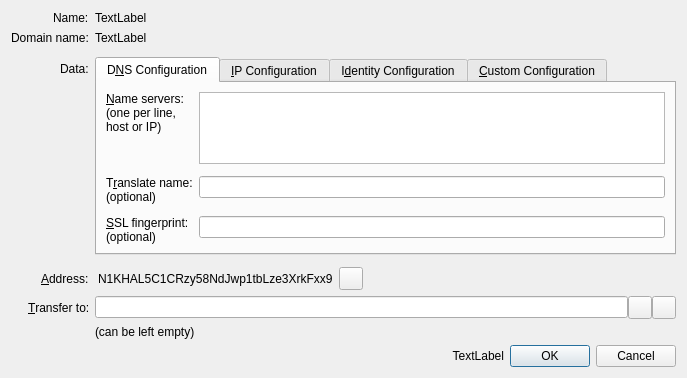
<?xml version="1.0" encoding="UTF-8"?>
<ui version="4.0">
 <class>ConfigureNameDialog</class>
 <widget class="QDialog" name="ConfigureNameDialog">
  <property name="geometry">
   <rect>
    <x>0</x>
    <y>0</y>
    <width>687</width>
    <height>369</height>
   </rect>
  </property>
  <property name="sizePolicy">
   <sizepolicy hsizetype="Preferred" vsizetype="Preferred">
    <horstretch>0</horstretch>
    <verstretch>0</verstretch>
   </sizepolicy>
  </property>
  <property name="windowTitle">
   <string>Configure Name</string>
  </property>
  <layout class="QVBoxLayout" name="verticalLayout">
   <item>
    <layout class="QFormLayout" name="formLayout">
     <property name="fieldGrowthPolicy">
      <enum>QFormLayout::AllNonFixedFieldsGrow</enum>
     </property>
     <property name="labelAlignment">
      <set>Qt::AlignRight|Qt::AlignTrailing|Qt::AlignVCenter</set>
     </property>
     <item row="1" column="0">
      <widget class="QLabel" name="label_2">
       <property name="text">
        <string>Name:</string>
       </property>
      </widget>
     </item>
     <item row="1" column="1">
      <widget class="QLabel" name="labelName">
       <property name="text">
        <string notr="true">TextLabel</string>
       </property>
      </widget>
     </item>
     <item row="2" column="0">
      <widget class="QLabel" name="label_3">
       <property name="text">
        <string>Domain name:</string>
       </property>
      </widget>
     </item>
     <item row="2" column="1">
      <widget class="QLabel" name="labelDomain">
       <property name="text">
        <string notr="true">TextLabel</string>
       </property>
      </widget>
     </item>
     <item row="3" column="1">
      <spacer name="verticalSpacer_2">
       <property name="orientation">
        <enum>Qt::Vertical</enum>
       </property>
       <property name="sizeHint" stdset="0">
        <size>
         <width>20</width>
         <height>16</height>
        </size>
       </property>
      </spacer>
     </item>
     <item row="4" column="0">
      <widget class="QLabel" name="label">
       <property name="text">
        <string>Data:</string>
       </property>
       <property name="alignment">
        <set>Qt::AlignLeading|Qt::AlignLeft|Qt::AlignVCenter</set>
       </property>
       <property name="buddy">
        <cstring>dataEdit</cstring>
       </property>
      </widget>
     </item>
     <item row="4" column="1">
      <widget class="QTabWidget" name="tabWidget">
       <property name="currentIndex">
        <number>0</number>
       </property>
       <widget class="QWidget" name="tab_dns">
        <attribute name="title">
         <string>D&amp;NS Configuration</string>
        </attribute>
        <layout class="QFormLayout" name="formLayout_2">
         <property name="fieldGrowthPolicy">
          <enum>QFormLayout::AllNonFixedFieldsGrow</enum>
         </property>
         <item row="0" column="0">
          <widget class="QLabel" name="label_6">
           <property name="text">
            <string>&amp;Name servers:
(one per line,
host or IP)</string>
           </property>
           <property name="alignment">
            <set>Qt::AlignLeading|Qt::AlignLeft|Qt::AlignTop</set>
           </property>
           <property name="buddy">
            <cstring>nsEdit</cstring>
           </property>
          </widget>
         </item>
         <item row="0" column="1">
          <widget class="QPlainTextEdit" name="nsEdit">
           <property name="toolTip">
            <string>Enter name servers as host names (preferable), or IP addresses. E.g.
ns0.web-sweet-web.net
ns1.web-sweet-web.net
ns0.xname.org
1.2.3.4
1.2.3.5</string>
           </property>
           <property name="tabChangesFocus">
            <bool>true</bool>
           </property>
          </widget>
         </item>
         <item row="2" column="0">
          <widget class="QLabel" name="label_5">
           <property name="text">
            <string>T&amp;ranslate name:
(optional)</string>
           </property>
           <property name="alignment">
            <set>Qt::AlignLeading|Qt::AlignLeft|Qt::AlignTop</set>
           </property>
           <property name="buddy">
            <cstring>nsTranslateEdit</cstring>
           </property>
          </widget>
         </item>
         <item row="2" column="1">
          <widget class="QLineEdit" name="nsTranslateEdit">
           <property name="toolTip">
            <string>&lt;html&gt;&lt;head/&gt;&lt;body&gt;&lt;p&gt;Enter substitution name that will be used in DNS queries.&lt;/p&gt;&lt;p&gt;For example: bitcoin.org&lt;/p&gt;&lt;/body&gt;&lt;/html&gt;</string>
           </property>
          </widget>
         </item>
         <item row="4" column="0">
          <widget class="QLabel" name="label_9">
           <property name="text">
            <string>&amp;SSL fingerprint:
(optional)</string>
           </property>
           <property name="alignment">
            <set>Qt::AlignLeading|Qt::AlignLeft|Qt::AlignTop</set>
           </property>
           <property name="buddy">
            <cstring>nsFingerprintEdit</cstring>
           </property>
          </widget>
         </item>
         <item row="4" column="1">
          <widget class="QLineEdit" name="nsFingerprintEdit">
           <property name="toolTip">
            <string>Enter SSL certificate fingerprint if you want to use HTTPS</string>
           </property>
          </widget>
         </item>
         <item row="1" column="1">
          <spacer name="verticalSpacer_5">
           <property name="orientation">
            <enum>Qt::Vertical</enum>
           </property>
           <property name="sizeType">
            <enum>QSizePolicy::Maximum</enum>
           </property>
           <property name="sizeHint" stdset="0">
            <size>
             <width>20</width>
             <height>20</height>
            </size>
           </property>
          </spacer>
         </item>
         <item row="3" column="1">
          <spacer name="verticalSpacer_6">
           <property name="orientation">
            <enum>Qt::Vertical</enum>
           </property>
           <property name="sizeType">
            <enum>QSizePolicy::Maximum</enum>
           </property>
           <property name="sizeHint" stdset="0">
            <size>
             <width>20</width>
             <height>20</height>
            </size>
           </property>
          </spacer>
         </item>
        </layout>
       </widget>
       <widget class="QWidget" name="tab_ip">
        <attribute name="title">
         <string>&amp;IP Configuration</string>
        </attribute>
        <layout class="QFormLayout" name="formLayout_3">
         <item row="0" column="0">
          <widget class="QLabel" name="label_7">
           <property name="text">
            <string>I&amp;P Address:</string>
           </property>
           <property name="alignment">
            <set>Qt::AlignLeading|Qt::AlignLeft|Qt::AlignTop</set>
           </property>
           <property name="buddy">
            <cstring>nsTranslateEdit</cstring>
           </property>
          </widget>
         </item>
         <item row="0" column="1">
          <widget class="QLineEdit" name="ipEdit">
           <property name="toolTip">
            <string>IP address, e.g. 1.2.3.4</string>
           </property>
          </widget>
         </item>
         <item row="1" column="1">
          <widget class="QLabel" name="label_8">
           <property name="text">
            <string>Subdomains will be mapped to the same IP</string>
           </property>
          </widget>
         </item>
         <item row="3" column="1">
          <widget class="QLineEdit" name="ipFingerprintEdit">
           <property name="toolTip">
            <string>Enter SSL certificate fingerprint if you want to use HTTPS</string>
           </property>
          </widget>
         </item>
         <item row="3" column="0">
          <widget class="QLabel" name="label_10">
           <property name="text">
            <string>&amp;SSL fingerprint:
(optional)</string>
           </property>
           <property name="alignment">
            <set>Qt::AlignLeading|Qt::AlignLeft|Qt::AlignTop</set>
           </property>
           <property name="buddy">
            <cstring>ipFingerprintEdit</cstring>
           </property>
          </widget>
         </item>
         <item row="2" column="1">
          <spacer name="verticalSpacer_4">
           <property name="orientation">
            <enum>Qt::Vertical</enum>
           </property>
           <property name="sizeType">
            <enum>QSizePolicy::Maximum</enum>
           </property>
           <property name="sizeHint" stdset="0">
            <size>
             <width>20</width>
             <height>12</height>
            </size>
           </property>
          </spacer>
         </item>
        </layout>
       </widget>
       <widget class="QWidget" name="tab_id">
        <attribute name="title">
         <string>I&amp;dentity Configuration</string>
        </attribute>
        <layout class="QFormLayout" name="formLayout_4">
         <item row="0" column="0">
          <widget class="QLabel" name="label_11">
           <property name="text">
            <string>&amp;Real name:</string>
           </property>
           <property name="buddy">
            <cstring>nsTranslateEdit</cstring>
           </property>
          </widget>
         </item>
         <item row="0" column="1">
          <widget class="QLineEdit" name="idNameEdit">
           <property name="toolTip">
            <string>Real name or pseudonym</string>
           </property>
          </widget>
         </item>
         <item row="1" column="0">
          <widget class="QLabel" name="label_12">
           <property name="text">
            <string>&amp;Email address:</string>
           </property>
           <property name="buddy">
            <cstring>nsTranslateEdit</cstring>
           </property>
          </widget>
         </item>
         <item row="1" column="1">
          <widget class="QLineEdit" name="idEmailEdit">
           <property name="toolTip">
            <string>Email address</string>
           </property>
          </widget>
         </item>
         <item row="2" column="0">
          <widget class="QLabel" name="label_13">
           <property name="text">
            <string>Bit&amp;message:</string>
           </property>
           <property name="buddy">
            <cstring>nsTranslateEdit</cstring>
           </property>
          </widget>
         </item>
         <item row="2" column="1">
          <widget class="QLineEdit" name="idBitmessageEdit">
           <property name="toolTip">
            <string>Bitmessage address</string>
           </property>
          </widget>
         </item>
        </layout>
       </widget>
       <widget class="QWidget" name="tab_json">
        <attribute name="title">
         <string>&amp;Custom Configuration</string>
        </attribute>
        <layout class="QVBoxLayout" name="verticalLayout_4">
         <item>
          <widget class="QLabel" name="label_4">
           <property name="text">
            <string>&lt;!DOCTYPE HTML PUBLIC &quot;-//W3C//DTD HTML 4.0//EN&quot; &quot;http://www.w3.org/TR/REC-html40/strict.dtd&quot;&gt;
&lt;html&gt;&lt;head&gt;&lt;meta name=&quot;qrichtext&quot; content=&quot;1&quot; /&gt;&lt;style type=&quot;text/css&quot;&gt;
p, li { white-space: pre-wrap; }
&lt;/style&gt;&lt;/head&gt;&lt;body style=&quot; font-family:'MS Shell Dlg 2'; font-size:8pt; font-weight:400; font-style:normal;&quot;&gt;
&lt;p style=&quot; margin-top:0px; margin-bottom:0px; margin-left:0px; margin-right:0px; -qt-block-indent:0; text-indent:0px;&quot;&gt;Enter JSON string, e.g. {&amp;quot;ns&amp;quot;: [&amp;quot;1.2.3.4&amp;quot;, &amp;quot;1.2.3.5&amp;quot;]}&lt;/p&gt;
&lt;p style=&quot; margin-top:0px; margin-bottom:0px; margin-left:0px; margin-right:0px; -qt-block-indent:0; text-indent:0px;&quot;&gt;See &lt;a href=&quot;http://dot-bit.org/HowToRegisterAndConfigureBitDomains&quot;&gt;&lt;span style=&quot; text-decoration: underline; color:#0000ff;&quot;&gt;How to Register and Configure Bit Domains&lt;/span&gt;&lt;/a&gt;&lt;/p&gt;&lt;/body&gt;&lt;/html&gt;</string>
           </property>
           <property name="openExternalLinks">
            <bool>true</bool>
           </property>
          </widget>
         </item>
         <item>
          <widget class="QLineEdit" name="dataEdit">
           <property name="toolTip">
            <string>Enter JSON string that will be associated with the name</string>
           </property>
          </widget>
         </item>
         <item>
          <widget class="QLabel" name="labelJsonValid">
           <property name="text">
            <string notr="true">TextLabel</string>
           </property>
          </widget>
         </item>
         <item>
          <spacer name="verticalSpacer_3">
           <property name="orientation">
            <enum>Qt::Vertical</enum>
           </property>
           <property name="sizeHint" stdset="0">
            <size>
             <width>20</width>
             <height>40</height>
            </size>
           </property>
          </spacer>
         </item>
        </layout>
       </widget>
      </widget>
     </item>
     <item row="5" column="1">
      <spacer name="verticalSpacer">
       <property name="orientation">
        <enum>Qt::Vertical</enum>
       </property>
       <property name="sizeHint" stdset="0">
        <size>
         <width>20</width>
         <height>16</height>
        </size>
       </property>
      </spacer>
     </item>
     <item row="6" column="0">
      <widget class="QLabel" name="labelCurrentAddress">
       <property name="text">
        <string>&amp;Address:</string>
       </property>
       <property name="buddy">
        <cstring>copyButton</cstring>
       </property>
      </widget>
     </item>
     <item row="7" column="0">
      <widget class="QLabel" name="labelTransferTo">
       <property name="text">
        <string>&amp;Transfer to:</string>
       </property>
       <property name="buddy">
        <cstring>transferTo</cstring>
       </property>
      </widget>
     </item>
     <item row="7" column="1">
      <layout class="QHBoxLayout" name="transferToLayout">
       <property name="spacing">
        <number>0</number>
       </property>
       <property name="sizeConstraint">
        <enum>QLayout::SetDefaultConstraint</enum>
       </property>
       <item>
        <widget class="QValidatedLineEdit" name="transferTo">
         <property name="toolTip">
          <string>The Denemecoin address to transfer
the domain to, e.g.
N1KHAL5C1CRzy58NdJwp1tbLze3XrkFxx9

Leave empty, if not needed.</string>
         </property>
         <property name="text">
          <string notr="true"/>
         </property>
         <property name="maxLength">
          <number>34</number>
         </property>
        </widget>
       </item>
       <item>
        <widget class="QToolButton" name="addressBookButton">
         <property name="toolTip">
          <string>Choose address from address book</string>
         </property>
         <property name="text">
          <string/>
         </property>
         <property name="icon">
          <iconset resource="../bitcoin.qrc">
           <normaloff>:/icons/address-book</normaloff>:/icons/address-book</iconset>
         </property>
         <property name="shortcut">
          <string>Alt+A</string>
         </property>
        </widget>
       </item>
       <item>
        <widget class="QToolButton" name="pasteButton">
         <property name="toolTip">
          <string>Paste address from clipboard</string>
         </property>
         <property name="text">
          <string/>
         </property>
         <property name="icon">
          <iconset resource="../bitcoin.qrc">
           <normaloff>:/icons/editpaste</normaloff>:/icons/editpaste</iconset>
         </property>
         <property name="shortcut">
          <string>Alt+P</string>
         </property>
        </widget>
       </item>
      </layout>
     </item>
     <item row="8" column="1">
      <widget class="QLabel" name="labelTransferToHint">
       <property name="text">
        <string>(can be left empty)</string>
       </property>
      </widget>
     </item>
     <item row="6" column="1">
      <layout class="QHBoxLayout" name="horizontalLayout_2">
       <item>
        <widget class="QLabel" name="labelAddress">
         <property name="sizePolicy">
          <sizepolicy hsizetype="Preferred" vsizetype="Preferred">
           <horstretch>0</horstretch>
           <verstretch>0</verstretch>
          </sizepolicy>
         </property>
         <property name="maximumSize">
          <size>
           <width>16777215</width>
           <height>16777215</height>
          </size>
         </property>
         <property name="toolTip">
          <string>Denemecoin address to which the name is assigned</string>
         </property>
         <property name="text">
          <string notr="true">N1KHAL5C1CRzy58NdJwp1tbLze3XrkFxx9</string>
         </property>
         <property name="indent">
          <number>3</number>
         </property>
         <property name="buddy">
          <cstring>transferTo</cstring>
         </property>
        </widget>
       </item>
       <item>
        <widget class="QToolButton" name="copyButton">
         <property name="toolTip">
          <string>Copy address to clipboard</string>
         </property>
         <property name="text">
          <string/>
         </property>
         <property name="icon">
          <iconset resource="../bitcoin.qrc">
           <normaloff>:/icons/editcopy</normaloff>:/icons/editcopy</iconset>
         </property>
         <property name="shortcut">
          <string>Alt+P</string>
         </property>
        </widget>
       </item>
       <item>
        <spacer name="horizontalSpacer">
         <property name="orientation">
          <enum>Qt::Horizontal</enum>
         </property>
         <property name="sizeHint" stdset="0">
          <size>
           <width>40</width>
           <height>20</height>
          </size>
         </property>
        </spacer>
       </item>
      </layout>
     </item>
    </layout>
   </item>
   <item>
    <layout class="QHBoxLayout" name="horizontalLayout">
     <item>
      <widget class="QLabel" name="labelSubmitHint">
       <property name="text">
        <string notr="true">TextLabel</string>
       </property>
       <property name="alignment">
        <set>Qt::AlignRight|Qt::AlignTrailing|Qt::AlignVCenter</set>
       </property>
      </widget>
     </item>
     <item>
      <widget class="QDialogButtonBox" name="buttonBox">
       <property name="sizePolicy">
        <sizepolicy hsizetype="Maximum" vsizetype="Fixed">
         <horstretch>0</horstretch>
         <verstretch>0</verstretch>
        </sizepolicy>
       </property>
       <property name="orientation">
        <enum>Qt::Horizontal</enum>
       </property>
       <property name="standardButtons">
        <set>QDialogButtonBox::Cancel|QDialogButtonBox::Ok</set>
       </property>
      </widget>
     </item>
    </layout>
   </item>
  </layout>
 </widget>
 <customwidgets>
  <customwidget>
   <class>QValidatedLineEdit</class>
   <extends>QLineEdit</extends>
   <header>../../src/qt/qvalidatedlineedit.h</header>
  </customwidget>
 </customwidgets>
 <tabstops>
  <tabstop>tabWidget</tabstop>
  <tabstop>nsEdit</tabstop>
  <tabstop>dataEdit</tabstop>
  <tabstop>transferTo</tabstop>
  <tabstop>addressBookButton</tabstop>
  <tabstop>pasteButton</tabstop>
  <tabstop>buttonBox</tabstop>
 </tabstops>
 <resources>
  <include location="../bitcoin.qrc"/>
 </resources>
 <connections>
  <connection>
   <sender>buttonBox</sender>
   <signal>accepted()</signal>
   <receiver>ConfigureNameDialog</receiver>
   <slot>accept()</slot>
   <hints>
    <hint type="sourcelabel">
     <x>618</x>
     <y>382</y>
    </hint>
    <hint type="destinationlabel">
     <x>157</x>
     <y>274</y>
    </hint>
   </hints>
  </connection>
  <connection>
   <sender>buttonBox</sender>
   <signal>rejected()</signal>
   <receiver>ConfigureNameDialog</receiver>
   <slot>reject()</slot>
   <hints>
    <hint type="sourcelabel">
     <x>618</x>
     <y>382</y>
    </hint>
    <hint type="destinationlabel">
     <x>286</x>
     <y>274</y>
    </hint>
   </hints>
  </connection>
 </connections>
</ui>
